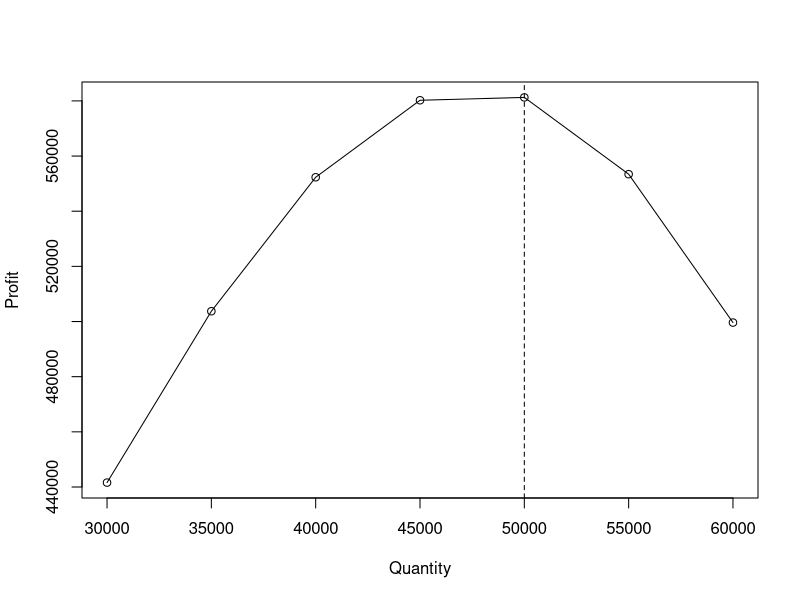

This figure's R source:
## ---- chunk 1
knitr::opts_chunk$set(echo = TRUE)
## ---- chunk 2
#Author: Jonny Mills
rm(list=ls())


capacity_levels = seq(from=30000,to=60000,by = 5000)  #7 different capacity levels

set.seed(1)
sims=20000 #running 20,000 simulations

#annual demand is normally distributed mean 50,000 and SD 12,000
demand = rnorm(n=sims, mean = 50000, sd = 12000)
sum_profit = 0
initial_production_cost = c()
profit = c()
net_profit = c()

for (k in 1:sims){ #this outer for loop runs the simulations 20,000 times
      for (j in 1:7){ #this for loop is looping through each seven possible production levels: from 30k to 60k)
            initial_production_cost[j] = 16 * capacity_levels[j] #different production cost depending on what the capcity level is 
            min <- min(c(capacity_levels[j],demand[k])) #min of demand and capacity level will be the units solds
            
            for (i in 1:10){ #profit for each of the 10 years of production
                  (profit[i] = 3.70 * (min) - .2 * (min) - .40 * (capacity_levels[j]))
            }
            net_profit[j] = sum(profit) - initial_production_cost[j]
      }
      sum_profit = sum_profit+net_profit
}

Profs <- matrix(data= c(capacity_levels,sum_profit/sims), nrow=7,ncol=2) #putting different profit levels into a matrix form
dimnames(Profs) <- list(NULL,c('Quantity','Profit'))
plot(Profs)
lines(Profs)
abline(v=Profs[,1][which.max(Profs[,2])],lty=2)
optimal_capacity = Profs[,1][which.max(Profs[,2])]
expected_profit = Profs[,2][which.max(Profs[,2])]

print(paste("Running 20,000 simulations, the optimal capacity is", optimal_capacity ))
print(paste("This will yield an average return of $", round(expected_profit,2)))

